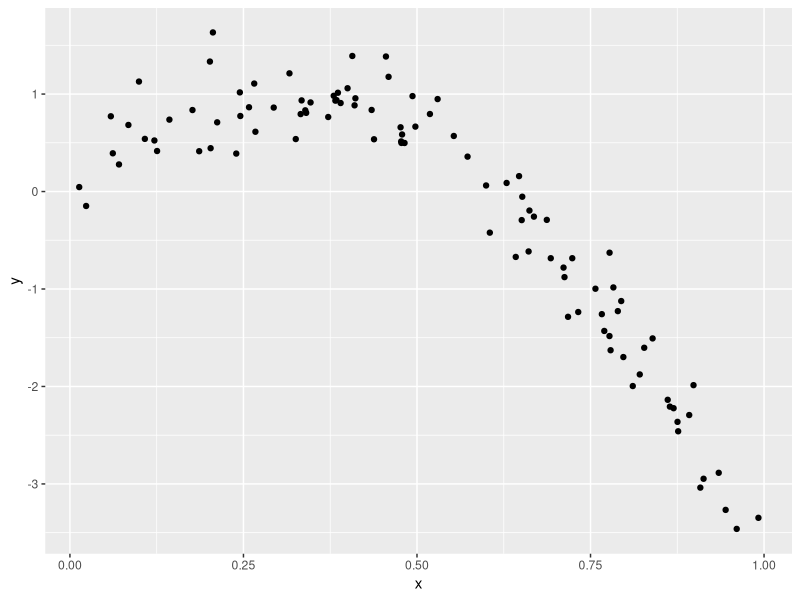
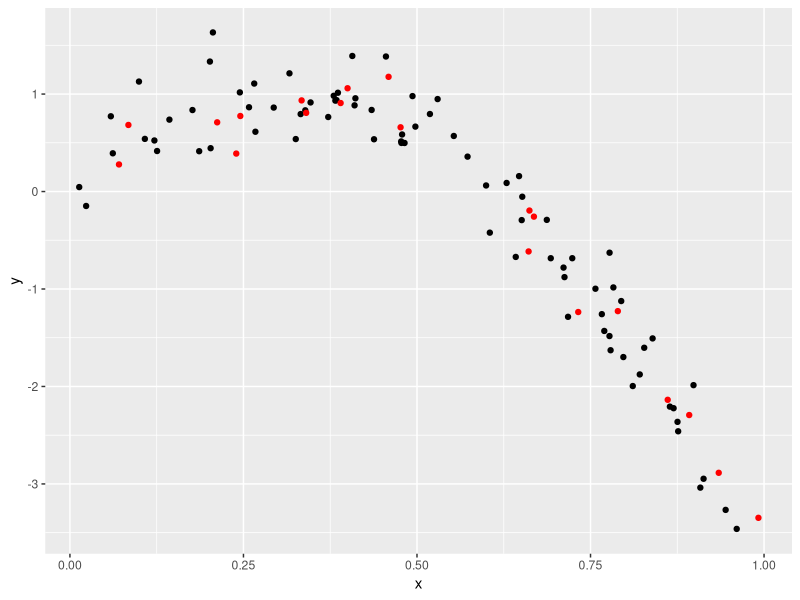
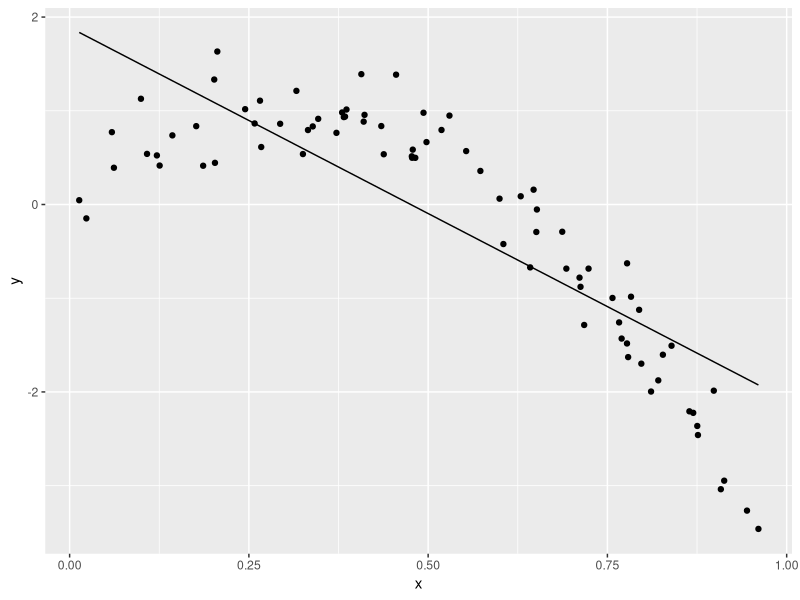

The R script that drew these images, in order:
## ---- chunk 1
library(tidyverse)
library(viridis)
library(modelr)
library(mgcv)
## ---- chunk 2
set.seed(1)

nonlin_df = 
  tibble(
    id = 1:100,
    x = runif(100, 0, 1),
    y = 1 - 10 * (x - .3) ^ 2 + rnorm(100, 0, .3)
  )

nonlin_df %>% 
  ggplot(aes(x = x, y = y)) +
  geom_point()
## ---- chunk 3
train_df = sample_n(nonlin_df, 80) %>% arrange(id)
test_df = anti_join(nonlin_df, train_df, by = "id")

ggplot(train_df, aes(x = x, y = y)) +
  geom_point() +
  geom_point(data = test_df, color = "red")
## ---- chunk 4
linear_mod = lm(y ~ x, data = train_df)
smooth_mod = mgcv::gam(y ~ s(x), data = train_df)
wiggly_mod = mgcv::gam(y ~ s(x, k = 30), sp = 10e-6, data = train_df)
## ---- chunk 5
train_df %>% 
  add_predictions(linear_mod) %>% 
  ggplot(aes(x = x, y = y)) + 
  geom_point() +
  geom_line(aes(y = pred))
## ---- chunk 6
rmse(linear_mod, test_df)
rmse(smooth_mod, test_df)
rmse(wiggly_mod, test_df)
